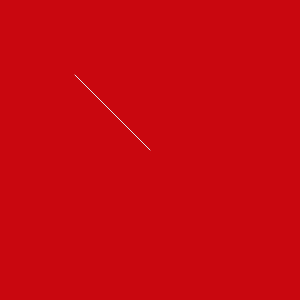
Frame 1 (no input)
Frame 60 (no input): identical to frame 1, image omitted
Frame 120 (the mouse pressed at the canvas centre since frame 60): blank canvas, image omitted

The p5.js sketch that drew this single still picture (run headless with seeded random() and noise() and a simulated clock; from frame 60 on, the mouse is pressed at the canvas centre):

// p5.js sketch
// ── sketch.js
backgroundColor = "#c9070f";
lineColor = "#dbeef5";

var center;
var mouse;

function setup() {
  createCanvas(300, 300);

  center = createVector(width / 2, height / 2);
}

function draw() {
  background(backgroundColor);

  mouse = createVector(mouseX, mouseY);
  mouse.sub(center);
  mouse.mult(0.5);

  translate(width / 2, height / 2);
  stroke(lineColor);
  line(0, 0, mouse.x, mouse.y);
}
